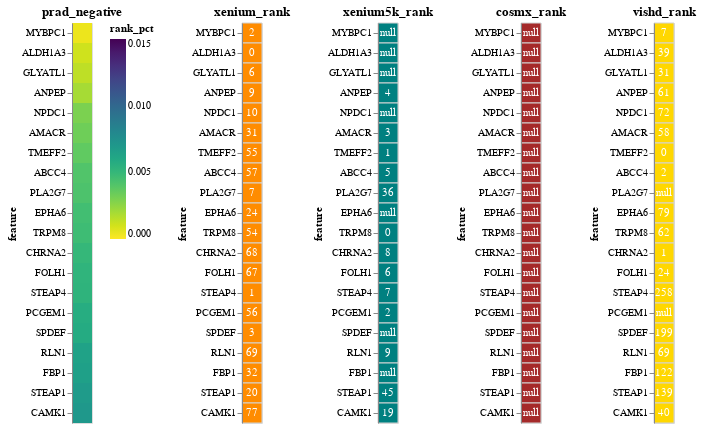

Notebook cell for this chart:
### Code cell
disease, direction = 'prad', 'negative'
generate_consensus_chart(disease, direction)

### Figure 1 — Vega-Lite specification as saved in the notebook (floating-point values rounded to 4 significant figures)
{"config": {"view": {"continuousWidth": 300, "continuousHeight": 300}}, "hconcat": [{"data": {"name": "data-08188bb2c34b18a52814e3b9095994bc"}, "mark": {"type": "rect"}, "encoding": {"color": {"field": "rank_pct", "scale": {"domain": [0, 0.015], "reverse": true, "scheme": "viridis"}, "type": "quantitative"}, "y": {"field": "feature", "sort": ["MYBPC1", "ALDH1A3", "GLYATL1", "ANPEP", "NPDC1", "AMACR", "TMEFF2", "ABCC4", "PLA2G7", "EPHA6", "TRPM8", "CHRNA2", "FOLH1", "STEAP4", "PCGEM1", "SPDEF", "RLN1", "FBP1", "STEAP1", "CAMK1"], "type": "nominal"}}, "title": "prad_negative"}, {"hconcat": [{"layer": [{"mark": {"type": "rect", "color": "darkorange", "stroke": "lightgray", "strokeWidth": 1}, "encoding": {"y": {"field": "feature", "sort": ["MYBPC1", "ALDH1A3", "GLYATL1", "ANPEP", "NPDC1", "AMACR", "TMEFF2", "ABCC4", "PLA2G7", "EPHA6", "TRPM8", "CHRNA2", "FOLH1", "STEAP4", "PCGEM1", "SPDEF", "RLN1", "FBP1", "STEAP1", "CAMK1"], "type": "nominal"}}, "title": "xenium_rank"}, {"mark": {"type": "text", "baseline": "middle", "color": "white"}, "encoding": {"text": {"field": "value", "type": "quantitative"}, "y": {"field": "feature", "sort": ["MYBPC1", "ALDH1A3", "GLYATL1", "ANPEP", "NPDC1", "AMACR", "TMEFF2", "ABCC4", "PLA2G7", "EPHA6", "TRPM8", "CHRNA2", "FOLH1", "STEAP4", "PCGEM1", "SPDEF", "RLN1", "FBP1", "STEAP1", "CAMK1"], "type": "nominal"}}}], "data": {"name": "data-743d9ef1061b14aea63bfead9ffbdb79"}}, {"layer": [{"mark": {"type": "rect", "color": "teal", "stroke": "lightgray", "strokeWidth": 1}, "encoding": {"y": {"field": "feature", "sort": ["MYBPC1", "ALDH1A3", "GLYATL1", "ANPEP", "NPDC1", "AMACR", "TMEFF2", "ABCC4", "PLA2G7", "EPHA6", "TRPM8", "CHRNA2", "FOLH1", "STEAP4", "PCGEM1", "SPDEF", "RLN1", "FBP1", "STEAP1", "CAMK1"], "type": "nominal"}}, "title": "xenium5k_rank"}, {"mark": {"type": "text", "baseline": "middle", "color": "white"}, "encoding": {"text": {"field": "value", "type": "quantitative"}, "y": {"field": "feature", "sort": ["MYBPC1", "ALDH1A3", "GLYATL1", "ANPEP", "NPDC1", "AMACR", "TMEFF2", "ABCC4", "PLA2G7", "EPHA6", "TRPM8", "CHRNA2", "FOLH1", "STEAP4", "PCGEM1", "SPDEF", "RLN1", "FBP1", "STEAP1", "CAMK1"], "type": "nominal"}}}], "data": {"name": "data-606f2b7d9cb957e8c855509673b26827"}}, {"layer": [{"mark": {"type": "rect", "color": "brown", "stroke": "lightgray", "strokeWidth": 1}, "encoding": {"y": {"field": "feature", "sort": ["MYBPC1", "ALDH1A3", "GLYATL1", "ANPEP", "NPDC1", "AMACR", "TMEFF2", "ABCC4", "PLA2G7", "EPHA6", "TRPM8", "CHRNA2", "FOLH1", "STEAP4", "PCGEM1", "SPDEF", "RLN1", "FBP1", "STEAP1", "CAMK1"], "type": "nominal"}}, "title": "cosmx_rank"}, {"mark": {"type": "text", "baseline": "middle", "color": "white"}, "encoding": {"text": {"field": "value", "type": "quantitative"}, "y": {"field": "feature", "sort": ["MYBPC1", "ALDH1A3", "GLYATL1", "ANPEP", "NPDC1", "AMACR", "TMEFF2", "ABCC4", "PLA2G7", "EPHA6", "TRPM8", "CHRNA2", "FOLH1", "STEAP4", "PCGEM1", "SPDEF", "RLN1", "FBP1", "STEAP1", "CAMK1"], "type": "nominal"}}}], "data": {"name": "data-7f693e4d3870d89fcf2917d91df75943"}}, {"layer": [{"mark": {"type": "rect", "color": "gold", "stroke": "lightgray", "strokeWidth": 1}, "encoding": {"y": {"field": "feature", "sort": ["MYBPC1", "ALDH1A3", "GLYATL1", "ANPEP", "NPDC1", "AMACR", "TMEFF2", "ABCC4", "PLA2G7", "EPHA6", "TRPM8", "CHRNA2", "FOLH1", "STEAP4", "PCGEM1", "SPDEF", "RLN1", "FBP1", "STEAP1", "CAMK1"], "type": "nominal"}}, "title": "vishd_rank"}, {"mark": {"type": "text", "baseline": "middle", "color": "white"}, "encoding": {"text": {"field": "value", "type": "quantitative"}, "y": {"field": "feature", "sort": ["MYBPC1", "ALDH1A3", "GLYATL1", "ANPEP", "NPDC1", "AMACR", "TMEFF2", "ABCC4", "PLA2G7", "EPHA6", "TRPM8", "CHRNA2", "FOLH1", "STEAP4", "PCGEM1", "SPDEF", "RLN1", "FBP1", "STEAP1", "CAMK1"], "type": "nominal"}}}], "data": {"name": "data-5cc8e43018754e32ddebf9ba213e41f1"}}], "resolve": {"scale": {"color": "independent", "x": "independent", "y": "independent"}}}], "resolve": {"scale": {"color": "independent", "x": "independent", "y": "independent"}}, "$schema": "https://vega.github.io/schema/vega-lite/v5.20.1.json", "datasets": {"data-08188bb2c34b18a52814e3b9095994bc": [{"disease": "prad", "feature": "MYBPC1", "direction": "negative", "correlation": -0.216, "rank": 4.5, "rank_pct": 0.0003896, "count": 2, "xenium_rank": 2.0, "xenium_sid_count": 24.0, "xenium_case_count": 13.0, "xenium_correlation": -0.1849, "xenium5k_rank": null, "xenium5k_sid_count": null, "xenium5k_case_count": null, "xenium5k_correlation": null, "cosmx_rank": null, "cosmx_sid_count": null, "cosmx_case_count": null, "cosmx_correlation": null, "vishd_rank": 7.0, "vishd_sid_count": 1.0, "vishd_case_count": 1.0, "vishd_correlation": -0.2472}, {"disease": "prad", "feature": "ALDH1A3", "direction": "negative", "correlation": -0.2045, "rank": 19.5, "rank_pct": 0.001078, "count": 2, "xenium_rank": 0.0, "xenium_sid_count": 27.0, "xenium_case_count": 14.0, "xenium_correlation": -0.2033, "xenium5k_rank": null, "xenium5k_sid_count": null, "xenium5k_case_count": null, "xenium5k_correlation": null, "cosmx_rank": null, "cosmx_sid_count": null, "cosmx_case_count": null, "cosmx_correlation": null, "vishd_rank": 39.0, "vishd_sid_count": 1.0, "vishd_case_count": 1.0, "vishd_correlation": -0.2057}, {"disease": "prad", "feature": "GLYATL1", "direction": "negative", "correlation": -0.2211, "rank": 18.5, "rank_pct": 0.001445, "count": 2, "xenium_rank": 6.0, "xenium_sid_count": 22.0, "xenium_case_count": 9.0, "xenium_correlation": -0.2293, "xenium5k_rank": null, "xenium5k_sid_count": null, "xenium5k_case_count": null, "xenium5k_correlation": null, "cosmx_rank": null, "cosmx_sid_count": null, "cosmx_case_count": null, "cosmx_correlation": null, "vishd_rank": 31.0, "vishd_sid_count": 1.0, "vishd_case_count": 1.0, "vishd_correlation": -0.2129}, {"disease": "prad", "feature": "ANPEP", "direction": "negative", "correlation": -0.1421, "rank": 24.67, "rank_pct": 0.001974, "count": 3, "xenium_rank": 9.0, "xenium_sid_count": 21.0, "xenium_case_count": 8.0, "xenium_correlation": -0.1248, "xenium5k_rank": 4.0, "xenium5k_sid_count": 1.0, "xenium5k_case_count": 1.0, "xenium5k_correlation": -0.1146, "cosmx_rank": null, "cosmx_sid_count": null, "cosmx_case_count": null, "cosmx_correlation": null, "vishd_rank": 61.0, "vishd_sid_count": 1.0, "vishd_case_count": 1.0, "vishd_correlation": -0.187}, {"disease": "prad", "feature": "NPDC1", "direction": "negative", "correlation": -0.133, "rank": 41.0, "rank_pct": 0.002971, "count": 2, "xenium_rank": 10.0, "xenium_sid_count": 17.0, "xenium_case_count": 8.0, "xenium_correlation": -0.08342, "xenium5k_rank": null, "xenium5k_sid_count": null, "xenium5k_case_count": null, "xenium5k_correlation": null, "cosmx_rank": null, "cosmx_sid_count": null, "cosmx_case_count": null, "cosmx_correlation": null, "vishd_rank": 72.0, "vishd_sid_count": 1.0, "vishd_case_count": 1.0, "vishd_correlation": -0.1826}, {"disease": "prad", "feature": "AMACR", "direction": "negative", "correlation": -0.1834, "rank": 30.67, "rank_pct": 0.003291, "count": 3, "xenium_rank": 31.0, "xenium_sid_count": 16.0, "xenium_case_count": 3.0, "xenium_correlation": -0.2422, "xenium5k_rank": 3.0, "xenium5k_sid_count": 1.0, "xenium5k_case_count": 1.0, "xenium5k_correlation": -0.118, "cosmx_rank": null, "cosmx_sid_count": null, "cosmx_case_count": null, "cosmx_correlation": null, "vishd_rank": 58.0, "vishd_sid_count": 1.0, "vishd_case_count": 1.0, "vishd_correlation": -0.19}, {"disease": "prad", "feature": "TMEFF2", "direction": "negative", "correlation": -0.2027, "rank": 18.67, "rank_pct": 0.003659, "count": 3, "xenium_rank": 55.0, "xenium_sid_count": 1.0, "xenium_case_count": 1.0, "xenium_correlation": -0.1542, "xenium5k_rank": 1.0, "xenium5k_sid_count": 1.0, "xenium5k_case_count": 1.0, "xenium5k_correlation": -0.1542, "cosmx_rank": null, "cosmx_sid_count": null, "cosmx_case_count": null, "cosmx_correlation": null, "vishd_rank": 0.0, "vishd_sid_count": 2.0, "vishd_case_count": 1.0, "vishd_correlation": -0.2996}, {"disease": "prad", "feature": "ABCC4", "direction": "negative", "correlation": -0.157, "rank": 21.33, "rank_pct": 0.004088, "count": 3, "xenium_rank": 57.0, "xenium_sid_count": 1.0, "xenium_case_count": 1.0, "xenium_correlation": -0.09448, "xenium5k_rank": 5.0, "xenium5k_sid_count": 1.0, "xenium5k_case_count": 1.0, "xenium5k_correlation": -0.09448, "cosmx_rank": null, "cosmx_sid_count": null, "cosmx_case_count": null, "cosmx_correlation": null, "vishd_rank": 2.0, "vishd_sid_count": 2.0, "vishd_case_count": 1.0, "vishd_correlation": -0.2821}, {"disease": "prad", "feature": "PLA2G7", "direction": "negative", "correlation": -0.07981, "rank": 21.5, "rank_pct": 0.004215, "count": 2, "xenium_rank": 7.0, "xenium_sid_count": 10.0, "xenium_case_count": 9.0, "xenium_correlation": -0.09045, "xenium5k_rank": 36.0, "xenium5k_sid_count": 0.0, "xenium5k_case_count": 0.0, "xenium5k_correlation": -0.06918, "cosmx_rank": null, "cosmx_sid_count": null, "cosmx_case_count": null, "cosmx_correlation": null, "vishd_rank": null, "vishd_sid_count": null, "vishd_case_count": null, "vishd_correlation": null}, {"disease": "prad", "feature": "EPHA6", "direction": "negative", "correlation": -0.1615, "rank": 51.5, "rank_pct": 0.004537, "count": 2, "xenium_rank": 24.0, "xenium_sid_count": 13.0, "xenium_case_count": 5.0, "xenium_correlation": -0.1418, "xenium5k_rank": null, "xenium5k_sid_count": null, "xenium5k_case_count": null, "xenium5k_correlation": null, "cosmx_rank": null, "cosmx_sid_count": null, "cosmx_case_count": null, "cosmx_correlation": null, "vishd_rank": 79.0, "vishd_sid_count": 1.0, "vishd_case_count": 1.0, "vishd_correlation": -0.1811}, {"disease": "prad", "feature": "TRPM8", "direction": "negative", "correlation": -0.1681, "rank": 38.67, "rank_pct": 0.004671, "count": 3, "xenium_rank": 54.0, "xenium_sid_count": 3.0, "xenium_case_count": 1.0, "xenium_correlation": -0.159, "xenium5k_rank": 0.0, "xenium5k_sid_count": 3.0, "xenium5k_case_count": 1.0, "xenium5k_correlation": -0.159, "cosmx_rank": null, "cosmx_sid_count": null, "cosmx_case_count": null, "cosmx_correlation": null, "vishd_rank": 62.0, "vishd_sid_count": 1.0, "vishd_case_count": 1.0, "vishd_correlation": -0.1864}, {"disease": "prad", "feature": "CHRNA2", "direction": "negative", "correlation": -0.1668, "rank": 25.67, "rank_pct": 0.004985, "count": 3, "xenium_rank": 68.0, "xenium_sid_count": 0.0, "xenium_case_count": 0.0, "xenium_correlation": -0.1064, "xenium5k_rank": 8.0, "xenium5k_sid_count": 0.0, "xenium5k_case_count": 0.0, "xenium5k_correlation": -0.1064, "cosmx_rank": null, "cosmx_sid_count": null, "cosmx_case_count": null, "cosmx_correlation": null, "vishd_rank": 1.0, "vishd_sid_count": 2.0, "vishd_case_count": 1.0, "vishd_correlation": -0.2877}, {"disease": "prad", "feature": "FOLH1", "direction": "negative", "correlation": -0.157, "rank": 32.33, "rank_pct": 0.005213, "count": 3, "xenium_rank": 67.0, "xenium_sid_count": 0.0, "xenium_case_count": 0.0, "xenium_correlation": -0.1263, "xenium5k_rank": 6.0, "xenium5k_sid_count": 0.0, "xenium5k_case_count": 0.0, "xenium5k_correlation": -0.1263, "cosmx_rank": null, "cosmx_sid_count": null, "cosmx_case_count": null, "cosmx_correlation": null, "vishd_rank": 24.0, "vishd_sid_count": 1.0, "vishd_case_count": 1.0, "vishd_correlation": -0.2183}, {"disease": "prad", "feature": "STEAP4", "direction": "negative", "correlation": -0.09625, "rank": 88.67, "rank_pct": 0.005278, "count": 3, "xenium_rank": 1.0, "xenium_sid_count": 23.0, "xenium_case_count": 14.0, "xenium_correlation": -0.03847, "xenium5k_rank": 7.0, "xenium5k_sid_count": 0.0, "xenium5k_case_count": 0.0, "xenium5k_correlation": -0.116, "cosmx_rank": null, "cosmx_sid_count": null, "cosmx_case_count": null, "cosmx_correlation": null, "vishd_rank": 258.0, "vishd_sid_count": 0.0, "vishd_case_count": 0.0, "vishd_correlation": -0.1343}, {"disease": "prad", "feature": "PCGEM1", "direction": "negative", "correlation": -0.1261, "rank": 29.0, "rank_pct": 0.005685, "count": 2, "xenium_rank": 56.0, "xenium_sid_count": 1.0, "xenium_case_count": 1.0, "xenium_correlation": -0.1261, "xenium5k_rank": 2.0, "xenium5k_sid_count": 1.0, "xenium5k_case_count": 1.0, "xenium5k_correlation": -0.1261, "cosmx_rank": null, "cosmx_sid_count": null, "cosmx_case_count": null, "cosmx_correlation": null, "vishd_rank": null, "vishd_sid_count": null, "vishd_case_count": null, "vishd_correlation": null}, {"disease": "prad", "feature": "SPDEF", "direction": "negative", "correlation": -0.1707, "rank": 101.0, "rank_pct": 0.005796, "count": 2, "xenium_rank": 3.0, "xenium_sid_count": 21.0, "xenium_case_count": 12.0, "xenium_correlation": -0.1918, "xenium5k_rank": null, "xenium5k_sid_count": null, "xenium5k_case_count": null, "xenium5k_correlation": null, "cosmx_rank": null, "cosmx_sid_count": null, "cosmx_case_count": null, "cosmx_correlation": null, "vishd_rank": 199.0, "vishd_sid_count": 0.0, "vishd_case_count": 0.0, "vishd_correlation": -0.1495}, {"disease": "prad", "feature": "RLN1", "direction": "negative", "correlation": -0.1304, "rank": 49.0, "rank_pct": 0.006369, "count": 3, "xenium_rank": 69.0, "xenium_sid_count": 0.0, "xenium_case_count": 0.0, "xenium_correlation": -0.1038, "xenium5k_rank": 9.0, "xenium5k_sid_count": 0.0, "xenium5k_case_count": 0.0, "xenium5k_correlation": -0.1038, "cosmx_rank": null, "cosmx_sid_count": null, "cosmx_case_count": null, "cosmx_correlation": null, "vishd_rank": 69.0, "vishd_sid_count": 1.0, "vishd_case_count": 1.0, "vishd_correlation": -0.1837}, {"disease": "prad", "feature": "FBP1", "direction": "negative", "correlation": -0.1874, "rank": 77.0, "rank_pct": 0.00651, "count": 2, "xenium_rank": 32.0, "xenium_sid_count": 15.0, "xenium_case_count": 3.0, "xenium_correlation": -0.2138, "xenium5k_rank": null, "xenium5k_sid_count": null, "xenium5k_case_count": null, "xenium5k_correlation": null, "cosmx_rank": null, "cosmx_sid_count": null, "cosmx_case_count": null, "cosmx_correlation": null, "vishd_rank": 122.0, "vishd_sid_count": 1.0, "vishd_case_count": 1.0, "vishd_correlation": -0.1609}, {"disease": "prad", "feature": "STEAP1", "direction": "negative", "correlation": -0.1156, "rank": 68.0, "rank_pct": 0.00681, "count": 3, "xenium_rank": 20.0, "xenium_sid_count": 8.0, "xenium_case_count": 6.0, "xenium_correlation": -0.1349, "xenium5k_rank": 45.0, "xenium5k_sid_count": 0.0, "xenium5k_case_count": 0.0, "xenium5k_correlation": -0.06544, "cosmx_rank": null, "cosmx_sid_count": null, "cosmx_case_count": null, "cosmx_correlation": null, "vishd_rank": 139.0, "vishd_sid_count": 1.0, "vishd_case_count": 1.0, "vishd_correlation": -0.1463}, {"disease": "prad", "feature": "CAMK1", "direction": "negative", "correlation": -0.1224, "rank": 45.33, "rank_pct": 0.007011, "count": 3, "xenium_rank": 77.0, "xenium_sid_count": 0.0, "xenium_case_count": 0.0, "xenium_correlation": -0.08098, "xenium5k_rank": 19.0, "xenium5k_sid_count": 0.0, "xenium5k_case_count": 0.0, "xenium5k_correlation": -0.08098, "cosmx_rank": null, "cosmx_sid_count": null, "cosmx_case_count": null, "cosmx_correlation": null, "vishd_rank": 40.0, "vishd_sid_count": 1.0, "vishd_case_count": 1.0, "vishd_correlation": -0.2051}], "data-743d9ef1061b14aea63bfead9ffbdb79": [{"disease": "prad", "feature": "MYBPC1", "variable": "xenium_rank", "value": 2.0}, {"disease": "prad", "feature": "ALDH1A3", "variable": "xenium_rank", "value": 0.0}, {"disease": "prad", "feature": "GLYATL1", "variable": "xenium_rank", "value": 6.0}, {"disease": "prad", "feature": "ANPEP", "variable": "xenium_rank", "value": 9.0}, {"disease": "prad", "feature": "NPDC1", "variable": "xenium_rank", "value": 10.0}, {"disease": "prad", "feature": "AMACR", "variable": "xenium_rank", "value": 31.0}, {"disease": "prad", "feature": "TMEFF2", "variable": "xenium_rank", "value": 55.0}, {"disease": "prad", "feature": "ABCC4", "variable": "xenium_rank", "value": 57.0}, {"disease": "prad", "feature": "PLA2G7", "variable": "xenium_rank", "value": 7.0}, {"disease": "prad", "feature": "EPHA6", "variable": "xenium_rank", "value": 24.0}, {"disease": "prad", "feature": "TRPM8", "variable": "xenium_rank", "value": 54.0}, {"disease": "prad", "feature": "CHRNA2", "variable": "xenium_rank", "value": 68.0}, {"disease": "prad", "feature": "FOLH1", "variable": "xenium_rank", "value": 67.0}, {"disease": "prad", "feature": "STEAP4", "variable": "xenium_rank", "value": 1.0}, {"disease": "prad", "feature": "PCGEM1", "variable": "xenium_rank", "value": 56.0}, {"disease": "prad", "feature": "SPDEF", "variable": "xenium_rank", "value": 3.0}, {"disease": "prad", "feature": "RLN1", "variable": "xenium_rank", "value": 69.0}, {"disease": "prad", "feature": "FBP1", "variable": "xenium_rank", "value": 32.0}, {"disease": "prad", "feature": "STEAP1", "variable": "xenium_rank", "value": 20.0}, {"disease": "prad", "feature": "CAMK1", "variable": "xenium_rank", "value": 77.0}], "data-606f2b7d9cb957e8c855509673b26827": [{"disease": "prad", "feature": "MYBPC1", "variable": "xenium5k_rank", "value": null}, {"disease": "prad", "feature": "ALDH1A3", "variable": "xenium5k_rank", "value": null}, {"disease": "prad", "feature": "GLYATL1", "variable": "xenium5k_rank", "value": null}, {"disease": "prad", "feature": "ANPEP", "variable": "xenium5k_rank", "value": 4.0}, {"disease": "prad", "feature": "NPDC1", "variable": "xenium5k_rank", "value": null}, {"disease": "prad", "feature": "AMACR", "variable": "xenium5k_rank", "value": 3.0}, {"disease": "prad", "feature": "TMEFF2", "variable": "xenium5k_rank", "value": 1.0}, {"disease": "prad", "feature": "ABCC4", "variable": "xenium5k_rank", "value": 5.0}, {"disease": "prad", "feature": "PLA2G7", "variable": "xenium5k_rank", "value": 36.0}, {"disease": "prad", "feature": "EPHA6", "variable": "xenium5k_rank", "value": null}, {"disease": "prad", "feature": "TRPM8", "variable": "xenium5k_rank", "value": 0.0}, {"disease": "prad", "feature": "CHRNA2", "variable": "xenium5k_rank", "value": 8.0}, {"disease": "prad", "feature": "FOLH1", "variable": "xenium5k_rank", "value": 6.0}, {"disease": "prad", "feature": "STEAP4", "variable": "xenium5k_rank", "value": 7.0}, {"disease": "prad", "feature": "PCGEM1", "variable": "xenium5k_rank", "value": 2.0}, {"disease": "prad", "feature": "SPDEF", "variable": "xenium5k_rank", "value": null}, {"disease": "prad", "feature": "RLN1", "variable": "xenium5k_rank", "value": 9.0}, {"disease": "prad", "feature": "FBP1", "variable": "xenium5k_rank", "value": null}, {"disease": "prad", "feature": "STEAP1", "variable": "xenium5k_rank", "value": 45.0}, {"disease": "prad", "feature": "CAMK1", "variable": "xenium5k_rank", "value": 19.0}], "data-7f693e4d3870d89fcf2917d91df75943": [{"disease": "prad", "feature": "MYBPC1", "variable": "cosmx_rank", "value": null}, {"disease": "prad", "feature": "ALDH1A3", "variable": "cosmx_rank", "value": null}, {"disease": "prad", "feature": "GLYATL1", "variable": "cosmx_rank", "value": null}, {"disease": "prad", "feature": "ANPEP", "variable": "cosmx_rank", "value": null}, {"disease": "prad", "feature": "NPDC1", "variable": "cosmx_rank", "value": null}, {"disease": "prad", "feature": "AMACR", "variable": "cosmx_rank", "value": null}, {"disease": "prad", "feature": "TMEFF2", "variable": "cosmx_rank", "value": null}, {"disease": "prad", "feature": "ABCC4", "variable": "cosmx_rank", "value": null}, {"disease": "prad", "feature": "PLA2G7", "variable": "cosmx_rank", "value": null}, {"disease": "prad", "feature": "EPHA6", "variable": "cosmx_rank", "value": null}, {"disease": "prad", "feature": "TRPM8", "variable": "cosmx_rank", "value": null}, {"disease": "prad", "feature": "CHRNA2", "variable": "cosmx_rank", "value": null}, {"disease": "prad", "feature": "FOLH1", "variable": "cosmx_rank", "value": null}, {"disease": "prad", "feature": "STEAP4", "variable": "cosmx_rank", "value": null}, {"disease": "prad", "feature": "PCGEM1", "variable": "cosmx_rank", "value": null}, {"disease": "prad", "feature": "SPDEF", "variable": "cosmx_rank", "value": null}, {"disease": "prad", "feature": "RLN1", "variable": "cosmx_rank", "value": null}, {"disease": "prad", "feature": "FBP1", "variable": "cosmx_rank", "value": null}, {"disease": "prad", "feature": "STEAP1", "variable": "cosmx_rank", "value": null}, {"disease": "prad", "feature": "CAMK1", "variable": "cosmx_rank", "value": null}], "data-5cc8e43018754e32ddebf9ba213e41f1": [{"disease": "prad", "feature": "MYBPC1", "variable": "vishd_rank", "value": 7.0}, {"disease": "prad", "feature": "ALDH1A3", "variable": "vishd_rank", "value": 39.0}, {"disease": "prad", "feature": "GLYATL1", "variable": "vishd_rank", "value": 31.0}, {"disease": "prad", "feature": "ANPEP", "variable": "vishd_rank", "value": 61.0}, {"disease": "prad", "feature": "NPDC1", "variable": "vishd_rank", "value": 72.0}, {"disease": "prad", "feature": "AMACR", "variable": "vishd_rank", "value": 58.0}, {"disease": "prad", "feature": "TMEFF2", "variable": "vishd_rank", "value": 0.0}, {"disease": "prad", "feature": "ABCC4", "variable": "vishd_rank", "value": 2.0}, {"disease": "prad", "feature": "PLA2G7", "variable": "vishd_rank", "value": null}, {"disease": "prad", "feature": "EPHA6", "variable": "vishd_rank", "value": 79.0}, {"disease": "prad", "feature": "TRPM8", "variable": "vishd_rank", "value": 62.0}, {"disease": "prad", "feature": "CHRNA2", "variable": "vishd_rank", "value": 1.0}, {"disease": "prad", "feature": "FOLH1", "variable": "vishd_rank", "value": 24.0}, {"disease": "prad", "feature": "STEAP4", "variable": "vishd_rank", "value": 258.0}, {"disease": "prad", "feature": "PCGEM1", "variable": "vishd_rank", "value": null}, {"disease": "prad", "feature": "SPDEF", "variable": "vishd_rank", "value": 199.0}, {"disease": "prad", "feature": "RLN1", "variable": "vishd_rank", "value": 69.0}, {"disease": "prad", "feature": "FBP1", "variable": "vishd_rank", "value": 122.0}, {"disease": "prad", "feature": "STEAP1", "variable": "vishd_rank", "value": 139.0}, {"disease": "prad", "feature": "CAMK1", "variable": "vishd_rank", "value": 40.0}]}}
